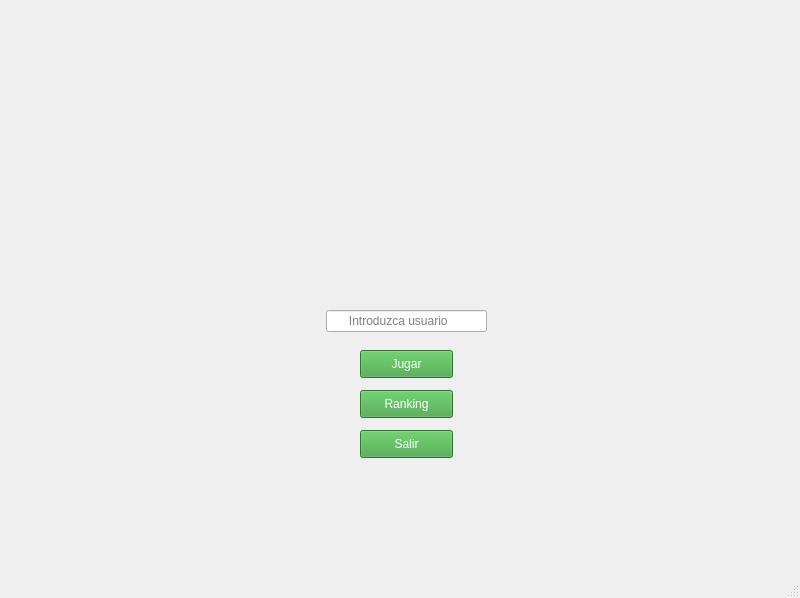
<?xml version="1.0" encoding="UTF-8"?>
<ui version="4.0">
 <class>MainWindow</class>
 <widget class="QMainWindow" name="MainWindow">
  <property name="geometry">
   <rect>
    <x>0</x>
    <y>0</y>
    <width>800</width>
    <height>598</height>
   </rect>
  </property>
  <property name="windowTitle">
   <string>Ventana Inicio</string>
  </property>
  <widget class="QWidget" name="centralwidget">
   <widget class="QLabel" name="fondo">
    <property name="geometry">
     <rect>
      <x>-10</x>
      <y>0</y>
      <width>811</width>
      <height>551</height>
     </rect>
    </property>
    <property name="text">
     <string/>
    </property>
    <property name="pixmap">
     <pixmap>sprites/Fondos/fondoMenu.png</pixmap>
    </property>
    <property name="scaledContents">
     <bool>true</bool>
    </property>
   </widget>
   <widget class="QLineEdit" name="usuario">
    <property name="geometry">
     <rect>
      <x>326</x>
      <y>310</y>
      <width>161</width>
      <height>22</height>
     </rect>
    </property>
    <property name="placeholderText">
     <string>      Introduzca usuario</string>
    </property>
   </widget>
   <widget class="QPushButton" name="jugar">
    <property name="geometry">
     <rect>
      <x>360</x>
      <y>350</y>
      <width>93</width>
      <height>28</height>
     </rect>
    </property>
    <property name="styleSheet">
     <string notr="true">background-color: rgb(62, 161, 62);
color: rgb(255, 255, 255);
border-bottom-color: rgb(75, 112, 80);</string>
    </property>
    <property name="text">
     <string>Jugar</string>
    </property>
   </widget>
   <widget class="QPushButton" name="ranking">
    <property name="geometry">
     <rect>
      <x>360</x>
      <y>390</y>
      <width>93</width>
      <height>28</height>
     </rect>
    </property>
    <property name="styleSheet">
     <string notr="true">background-color: rgb(62, 161, 62);
color: rgb(255, 255, 255);
border-bottom-color: rgb(75, 112, 80);</string>
    </property>
    <property name="text">
     <string>Ranking</string>
    </property>
   </widget>
   <widget class="QPushButton" name="salir">
    <property name="geometry">
     <rect>
      <x>360</x>
      <y>430</y>
      <width>93</width>
      <height>28</height>
     </rect>
    </property>
    <property name="styleSheet">
     <string notr="true">background-color: rgb(62, 161, 62);
color: rgb(255, 255, 255);
border-bottom-color: rgb(75, 112, 80);</string>
    </property>
    <property name="text">
     <string>Salir</string>
    </property>
   </widget>
   <widget class="QLabel" name="label">
    <property name="geometry">
     <rect>
      <x>180</x>
      <y>20</y>
      <width>411</width>
      <height>271</height>
     </rect>
    </property>
    <property name="text">
     <string/>
    </property>
    <property name="pixmap">
     <pixmap>sprites/Elementos de juego/logo.png</pixmap>
    </property>
    <property name="scaledContents">
     <bool>true</bool>
    </property>
   </widget>
  </widget>
  <widget class="QMenuBar" name="menubar">
   <property name="geometry">
    <rect>
     <x>0</x>
     <y>0</y>
     <width>800</width>
     <height>26</height>
    </rect>
   </property>
  </widget>
  <widget class="QStatusBar" name="statusbar"/>
 </widget>
 <resources/>
 <connections/>
</ui>
